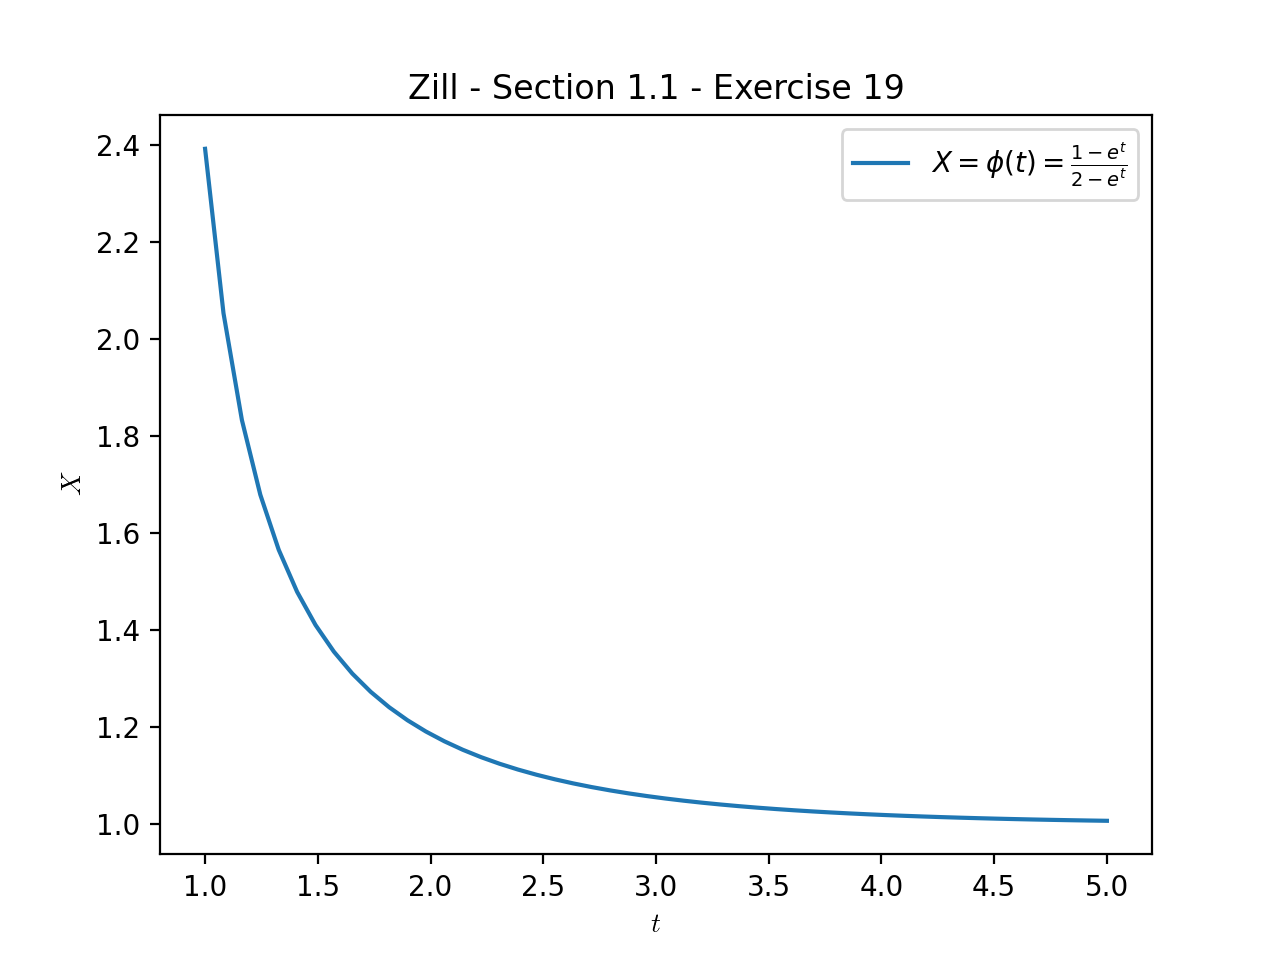

Source code (Python):
#!/usr/bin/env python3
# Zill - Differential Equations with Boundary-Value Problems
# Section 1.1: Exercise 19
import numpy as np
import matplotlib.pyplot as plt

# sample of interval I = (ln(2), infinity)
t = np.linspace(1, 5)

# function defined by explicit solution
def X(t):
    return (1 - np.exp(t)) / (2 - np.exp(t))

# explicit solution
phi = X(t)

# plot figure and axes
fig, ax = plt.subplots()
solution = ax.plot(t, phi, label=r"$X = \phi(t) = \frac{1 - e^{t}}{2 - e^{t}}$")

# add title and label
ax.set_title("Zill - Section 1.1 - Exercise 19")
ax.set_xlabel("$t$", usetex=True)
ax.set_ylabel("$X$", usetex=True)
ax.legend()

# show plot
plt.show()

# save plot
fig.savefig("ch01_01_ex19.pdf")
